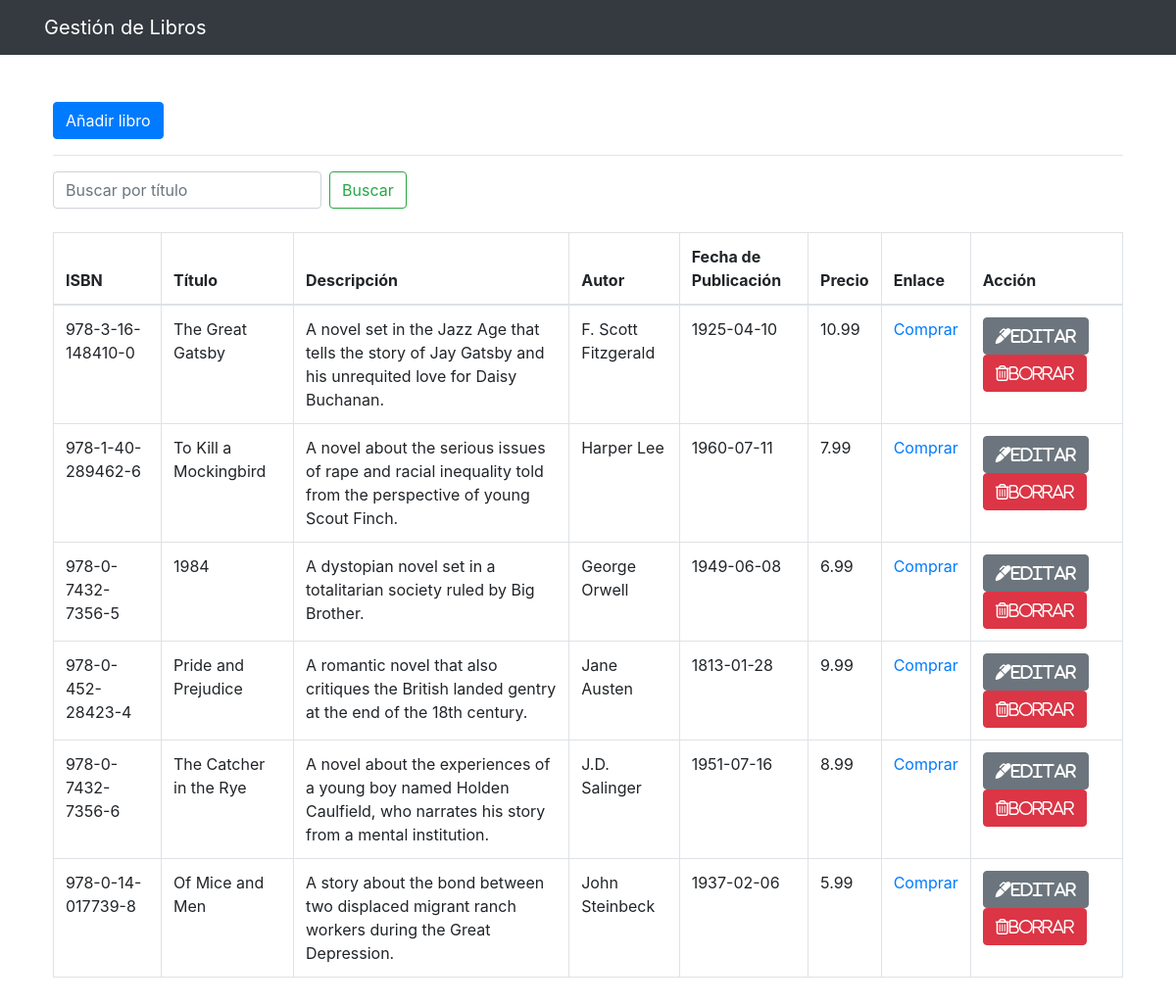
The page / on the database its author committed.
### tables this page shows
CREATE TABLE `books` (
  `id` int(11) NOT NULL,
  `isbn` varchar(20) NOT NULL,
  `title` varchar(255) NOT NULL,
  `description` text NOT NULL,
  `author` varchar(255) NOT NULL,
  `publication_date` date NOT NULL,
  `price` decimal(10,2) NOT NULL,
  `link` varchar(255) NOT NULL,
  `created_at` timestamp NULL DEFAULT current_timestamp()
);

### index.php (the view, shortened to what this page needs)
<?php
include("db.php");
include('includes/header.php');
?>
<main class="container p-4">
  <div class="row">
    <div class="col-md-12">
      <a href="add_book.php" class="btn btn-primary mt-4">Añadir libro</a>
      <hr>
      <form action="search_book.php" method="GET" class="form-inline my-2 my-lg-0">
        <input class="form-control mr-sm-2" type="search" name="query" placeholder="Buscar por título" aria-label="Buscar">
        <button class="btn btn-outline-success my-2 my-sm-0" type="submit">Buscar</button>
      </form>
    </div>
    <div class="col-md-12">
      <table class="table table-bordered mt-4">
        <thead>
          <tr>
            <th>ISBN</th>
            <th>Título</th>
            <th>Descripción</th>
            <th>Autor</th>
            <th>Fecha de Publicación</th>
            <th>Precio</th>
            <th>Enlace</th>
            <th>Acción</th>
          </tr>
        </thead>
        <tbody>
          <?php
          $query = "SELECT * FROM books";
          $result_books = mysqli_query($conn, $query);
          while ($row = mysqli_fetch_assoc($result_books)) { ?>
          <tr>
            <td><?php echo $row['isbn']; ?></td>
            <td><?php echo $row['title']; ?></td>
            <td><?php echo $row['description']; ?></td>
            <td><?php echo $row['author']; ?></td>
            <td><?php echo $row['publication_date']; ?></td>
            <td><?php echo $row['price']; ?></td>
            <td><a href="<?php echo $row['link']; ?>" target="_blank">Comprar</a></td>
            <td>
              <a href="edit_book.php?id=<?php echo $row['id']?>" class="btn btn-secondary">
                <i class="fas fa-marker">Editar</i>
              </a>
              <a href="delete_book.php?id=<?php echo $row['id']?>" class="btn btn-danger">
                <i class="far fa-trash-alt">Borrar</i>
              </a>
            </td>
          </tr>
          <?php } ?>
        </tbody>
      </table>
    </div>
  </div>
</main>
<?php include('includes/footer.php'); ?>

### includes/header.php (shortened to what this page needs)
<!DOCTYPE html>
<html lang="en">
<head>
  <link rel="stylesheet" href="https://stackpath.bootstrapcdn.com/bootstrap/4.3.1/css/bootstrap.min.css">
</head>
<body>
  <nav class="navbar navbar-dark bg-dark">
    <div class="container">
      <a class="navbar-brand" href="index.php">Gestión de Libros</a>
    </div>
  </nav>

### includes/footer.php (shortened to what this page needs)
</body>
</html>

### rows shown on the page
books: isbn "978-3-16-148410-0", title "The Great Gatsby", description "A novel set in the Jazz Age that tells the story of Jay Gatsby and his unrequited love for Daisy Buchanan.", author "F. Scott Fitzgerald", publication_date "1925-04-10", price "10.99"
books: isbn "978-1-40-289462-6", title "To Kill a Mockingbird", description "A novel about the serious issues of rape and racial inequality told from the perspective of young Scout Finch.", author "Harper Lee", publication_date "1960-07-11", price "7.99"
books: isbn "978-0-7432-7356-5", title "1984", description "A dystopian novel set in a totalitarian society ruled by Big Brother.", author "George Orwell", publication_date "1949-06-08", price "6.99"
books: isbn "978-0-452-28423-4", title "Pride and Prejudice", description "A romantic novel that also critiques the British landed gentry at the end of the 18th century.", author "Jane Austen", publication_date "1813-01-28", price "9.99"
books: isbn "978-0-7432-7356-6", title "The Catcher in the Rye", description "A novel about the experiences of a young boy named Holden Caulfield, who narrates his story from a mental institution.", author "J.D. Salinger", publication_date "1951-07-16", price "8.99"
books: isbn "978-0-14-017739-8", title "Of Mice and Men", description "A story about the bond between two displaced migrant ranch workers during the Great Depression.", author "John Steinbeck", publication_date "1937-02-06", price "5.99"
